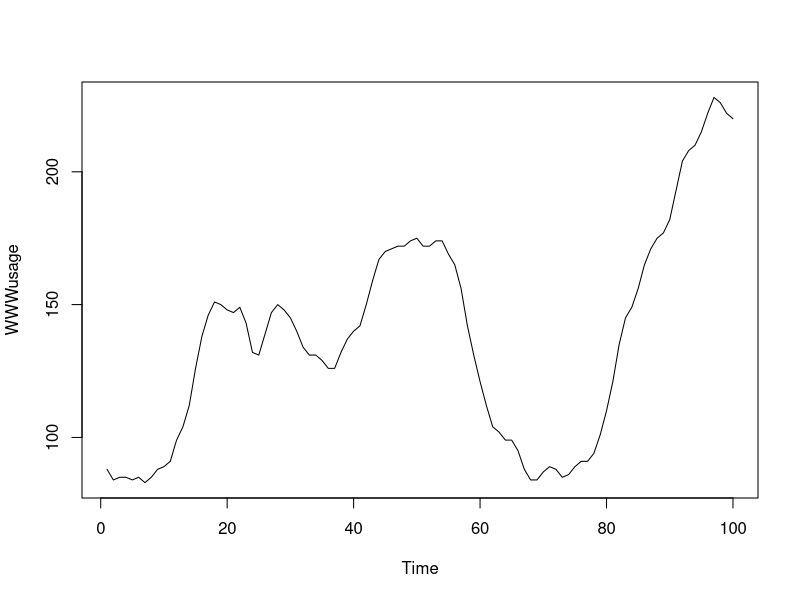
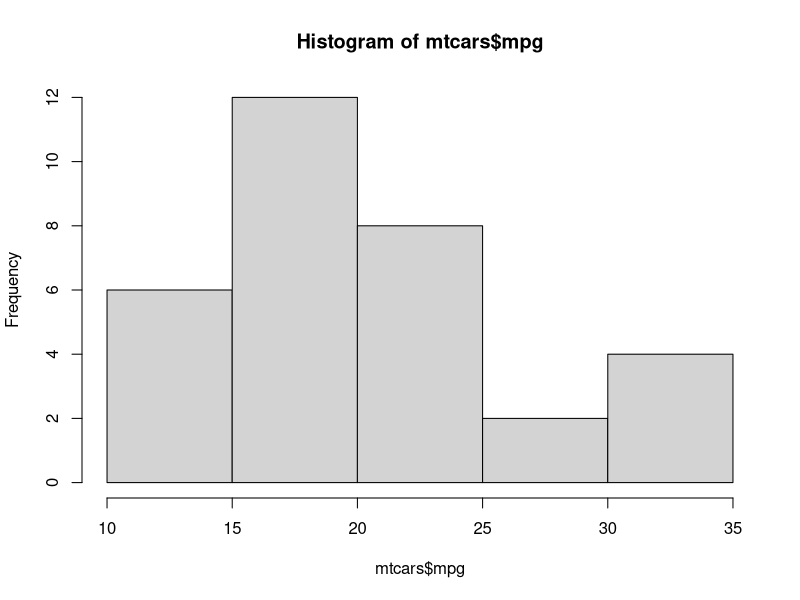

These charts were generated, in order, by the following R code: (Note: this script raises an error after producing the figures.)
# Introduction from UCI ConEx Datasci Course
"VTL, 2/19/18 -- 2/23/18"

## setting a specific variable
approxpi <- 355/119
approxpi
sqrt(approxpi)

## the help function
?sd

## vector basics
primes <- c(1,2,3,5,7,11)
primes
length(primes)
primes[4]  # notice that R is one-indexed
primes[c(3,4,5)]
primes[3:5]
summary(primes)

## vector manipulation
primes[which(primes<11)]
primestimes4 <- primes*4
primestimes4

## vector with strings
somenames <- c("john", "jack", "jill", "scott", "jen")
somenames

## matrices basics
matrix1 <- matrix(data=c(primes,primestimes4),nrow=2,ncol=6)
matrix1
nrow(matrix1)
ncol(matrix1)
t(matrix1) # take transpose
primestimes6 <- primes*6
matrix1 <- rbind(matrix1,primestimes6) # row bind
matrix1

## list basics
### note that lists in R can have diff types of objects unlike in python
### see: https://www.statmethods.net/input/datatypes.html
Jen <- list(gender="female",age="young",height=66,child=2,child_ages=c(3,5))
Jen

## dataframe basics
### here start from vectors
Bkballteams <- c("warriors", "spurs", "suns", "knicks", "celtics", "trailblazers")
Championshipyear <- c(2015,2013,1998,2001,2011,1995)
Jerseycolor <- c("blue", "black","orange","white","green","red")
Gameswonin2015 <- c(73,68,45,40,55,60)
Championshipwon <- c(3,1,10,2,5,1)
bkballdata <- data.frame(Bkballteams, Championshipyear, Jerseycolor, Gameswonin2015, Championshipwon)
bkballdata
### now some processing of the dataframe
summary(bkballdata)
### tell R to treat year is categorical value and not as a number
bkballdata$Championshipyear <- factor(bkballdata$Championshipyear)
summary(bkballdata)

## playing around with built in data
data() # see whole list
summary(WWWusage)
plot(WWWusage)
hist(mtcars$mpg)
ggplot(forecast(WWWusage))

## playing around with ggplot2 package
head(Indometh)
summary(Indometh)
ggplot(subset(Indometh),
       aes(x=Indometh$time,
           y=Indometh$conc,
           color=Indometh$Subject))+
  geom_point()

## how to read in data from file
getwd()
setwd("/home/victoria/Desktop/stock-market")
getwd()
winedata <- read.csv("data_files/Wine.csv")
winedata[,1:9] # print all rows' first 9 columns
### file processing to convert NAs to 0s
winedata[is.na(winedata)] <- 0
winedata[,1:9]

## read in data and build regression model
PregnancyData <- read.csv('data_files/Preg.csv')
str(PregnancyData) # check out structure
### ensure the preg and non-preg are interpreted as distinct 0 1 classes
PregnancyData$PREGNANT <- factor(PregnancyData$PREGNANT)
summary(PregnancyData$PREGNANT)
str(PregnancyData)
### logistic model building (generalized linear model)
Pregnancy.lm <- glm(PREGNANT ~ ., data=PregnancyData, family=binomial("logit"))
summary(Pregnancy.lm)

## install forecast function
#install.packages("forecast",dependencies=TRUE) # this gave me error in configuration failed
# manually install dependencies: curl, TTR, quantmod, tseries, forecast
# sudo apt-get install libcurl4-openssl-dev
'
install.packages("http://cran.cnr.berkeley.edu/src/contrib/curl_3.1.tar.gz",
                 repos=NULL, method="wget")
install.packages("http://cran.cnr.berkeley.edu/src/contrib/TTR_0.23-3.tar.gz",
                 repos=NULL, method="wget")
install.packages("http://cran.cnr.berkeley.edu/src/contrib/quantmod_0.4-12.tar.gz",
                 repos=NULL, method="wget")
install.packages("http://cran.cnr.berkeley.edu/src/contrib/tseries_0.10-43.tar.gz",
                 repos=NULL, method="wget")
install.packages("http://cran.stat.ucla.edu/src/contrib/forecast_8.2.tar.gz",
                 repos=NULL, method="wget")
'

## read in data and build forecasting model
library(forecast)
sword <- read.csv('data_files/DemandforSword.csv')
### tell R this is timeseries data starting at Jan 2010
sword.ts <- ts(sword,frequency=12,start=c(2010,1))
### plot data to explore
plot(sword.ts)
### forecast data
sword.forecast <- forecast(sword.ts)
sword.forecast
plot(sword.forecast)

## read in data and do outlier detection
PregnancyDuration <- read.csv('data_files/DurationOfPregnancy.csv')
summary(PregnancyDuration)
PregnancyDuration.IQR <- IQR(PregnancyDuration$GestationDays)
PregnancyDuration.IQR
LowerInnerFence <- 260 - 1.5*PregnancyDuration.IQR
UpperInnerFence <- 272 + 1.5*PregnancyDuration.IQR
LowerOuterFence <- 260 - 3.0*PregnancyDuration.IQR
UpperOuterFence <- 272 + 3.0*PregnancyDuration.IQR
print(c(LowerInnerFence, UpperInnerFence, LowerOuterFence, UpperOuterFence))
PregnancyDuration$GestationDays[which(PregnancyDuration$GestationDays > UpperInnerFence)]
### box plot
boxplot(PregnancyDuration$GestationDays)
### box plot with Tukey fences
boxplot(PregnancyDuration$GestationDays, range=3)
### extract data from boxplot function
boxplot(PregnancyDuration$GestationDays, range=3) $stats # print stats
boxplot(PregnancyDuration$GestationDays, range=3) $out   # print outliers
